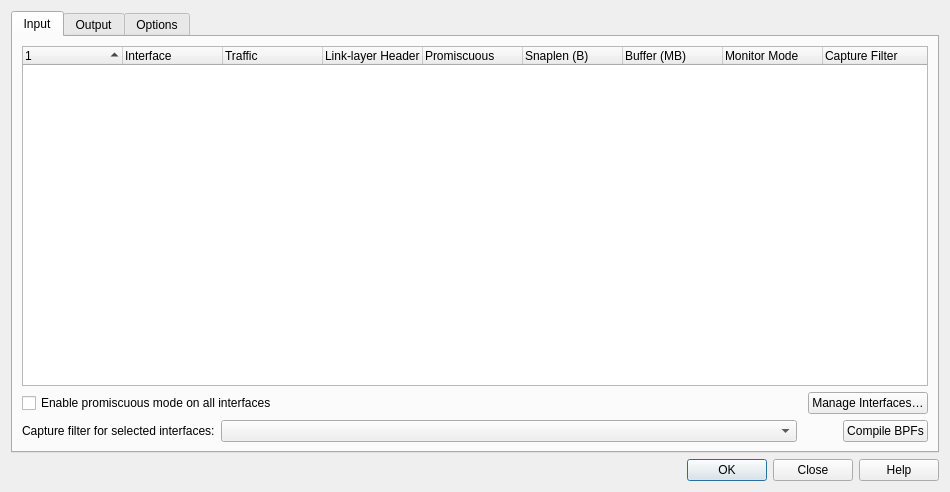
<?xml version="1.0" encoding="UTF-8"?>
<ui version="4.0">
 <class>CaptureOptionsDialog</class>
 <widget class="QDialog" name="CaptureOptionsDialog">
  <property name="geometry">
   <rect>
    <x>0</x>
    <y>0</y>
    <width>950</width>
    <height>440</height>
   </rect>
  </property>
  <layout class="QVBoxLayout" name="verticalLayout_12">
   <item>
    <widget class="QTabWidget" name="tabWidget">
     <property name="currentIndex">
      <number>0</number>
     </property>
     <widget class="QWidget" name="inputTab">
      <attribute name="title">
       <string>Input</string>
      </attribute>
      <layout class="QVBoxLayout" name="verticalLayout_2">
       <item>
        <widget class="QTreeWidget" name="interfaceTree">
         <property name="sizePolicy">
          <sizepolicy hsizetype="Expanding" vsizetype="Expanding">
           <horstretch>0</horstretch>
           <verstretch>0</verstretch>
          </sizepolicy>
         </property>
         <property name="selectionMode">
          <enum>QAbstractItemView::ExtendedSelection</enum>
         </property>
         <property name="textElideMode">
          <enum>Qt::ElideMiddle</enum>
         </property>
         <property name="sortingEnabled">
          <bool>true</bool>
         </property>
         <column>
          <property name="text">
           <string></string>
          </property>
         </column>
         <column>
          <property name="text">
           <string>Interface</string>
          </property>
         </column>
         <column>
          <property name="text">
           <string>Traffic</string>
          </property>
         </column>
         <column>
          <property name="text">
           <string>Link-layer Header</string>
          </property>
         </column>
         <column>
          <property name="text">
           <string>Promiscuous</string>
          </property>
         </column>
         <column>
          <property name="text">
           <string>Snaplen (B)</string>
          </property>
         </column>
         <column>
          <property name="text">
           <string>Buffer (MB)</string>
          </property>
         </column>
         <column>
          <property name="text">
           <string>Monitor Mode</string>
          </property>
         </column>
         <column>
          <property name="text">
           <string>Capture Filter</string>
          </property>
         </column>
        </widget>
       </item>
       <item>
        <layout class="QHBoxLayout" name="horizontalLayout">
         <item>
          <widget class="QCheckBox" name="capturePromModeCheckBox">
           <property name="toolTip">
            <string>&lt;html&gt;&lt;head/&gt;&lt;body&gt;&lt;p&gt;You probably want to enable this. Usually a network card will only capture the traffic sent to its own network address. If you want to capture all traffic that the network card can &amp;quot;see&amp;quot;, mark this option. See the FAQ for some more details of capturing packets from a switched network.&lt;/p&gt;&lt;/body&gt;&lt;/html&gt;</string>
           </property>
           <property name="text">
            <string>Enable promiscuous mode on all interfaces</string>
           </property>
          </widget>
         </item>
         <item>
          <spacer name="horizontalSpacer_2">
           <property name="orientation">
            <enum>Qt::Horizontal</enum>
           </property>
           <property name="sizeHint" stdset="0">
            <size>
             <width>40</width>
             <height>20</height>
            </size>
           </property>
          </spacer>
         </item>
         <item>
          <widget class="QPushButton" name="manageButton">
           <property name="enabled">
            <bool>true</bool>
           </property>
           <property name="toolTip">
            <string>Show and hide interfaces, add comments, and manage pipes and remote interfaces.</string>
           </property>
           <property name="text">
            <string>Manage Interfaces…</string>
           </property>
          </widget>
         </item>
        </layout>
       </item>
       <item>
        <layout class="QHBoxLayout" name="horizontalLayout_2" stretch="0,1,0,0">
         <item>
          <widget class="QLabel" name="label_4">
           <property name="text">
            <string>Capture filter for selected interfaces:</string>
           </property>
          </widget>
         </item>
         <item>
          <widget class="CaptureFilterCombo" name="captureFilterComboBox">
           <property name="sizePolicy">
            <sizepolicy hsizetype="Expanding" vsizetype="Fixed">
             <horstretch>0</horstretch>
             <verstretch>0</verstretch>
            </sizepolicy>
           </property>
          </widget>
         </item>
         <item>
          <spacer name="horizontalSpacer_4">
           <property name="orientation">
            <enum>Qt::Horizontal</enum>
           </property>
           <property name="sizeHint" stdset="0">
            <size>
             <width>40</width>
             <height>20</height>
            </size>
           </property>
          </spacer>
         </item>
         <item>
          <widget class="QPushButton" name="compileBPF">
           <property name="text">
            <string>Compile BPFs</string>
           </property>
          </widget>
         </item>
        </layout>
       </item>
      </layout>
     </widget>
     <widget class="QWidget" name="outputTab">
      <attribute name="title">
       <string>Output</string>
      </attribute>
      <layout class="QVBoxLayout" name="verticalLayout_9">
       <item>
        <widget class="QGroupBox" name="gbCaptureToFile">
         <property name="enabled">
          <bool>true</bool>
         </property>
         <property name="toolTip">
          <string>&lt;html&gt;&lt;head/&gt;&lt;body&gt;&lt;p&gt;Enter the file name to which captured data will be written. By default, a temporary file will be used.&lt;/p&gt;&lt;/body&gt;&lt;/html&gt;</string>
         </property>
         <property name="autoFillBackground">
          <bool>false</bool>
         </property>
         <property name="title">
          <string>Capture to a permanent file</string>
         </property>
         <property name="flat">
          <bool>true</bool>
         </property>
         <property name="checkable">
          <bool>false</bool>
         </property>
         <layout class="QGridLayout" name="gridLayout_3">
          <item row="0" column="0">
           <widget class="QLabel" name="label_2">
            <property name="text">
             <string>File:</string>
            </property>
           </widget>
          </item>
          <item row="0" column="1">
           <widget class="QLineEdit" name="filenameLineEdit"/>
          </item>
          <item row="0" column="2">
           <widget class="QPushButton" name="browseButton">
            <property name="text">
             <string>Browse…</string>
            </property>
           </widget>
          </item>
         </layout>
        </widget>
       </item>
       <item>
        <layout class="QHBoxLayout" name="horizontalLayout_3">
         <item>
          <widget class="QLabel" name="label">
           <property name="text">
            <string>Output format:</string>
           </property>
          </widget>
         </item>
         <item>
          <widget class="QRadioButton" name="rbPcapng">
           <property name="text">
            <string>pcapng</string>
           </property>
          </widget>
         </item>
         <item>
          <widget class="QRadioButton" name="rbPcap">
           <property name="text">
            <string>pcap</string>
           </property>
          </widget>
         </item>
         <item>
          <spacer name="horizontalSpacer_7">
           <property name="orientation">
            <enum>Qt::Horizontal</enum>
           </property>
           <property name="sizeHint" stdset="0">
            <size>
             <width>40</width>
             <height>20</height>
            </size>
           </property>
          </spacer>
         </item>
        </layout>
       </item>
       <item>
        <widget class="QGroupBox" name="gbNewFileAuto">
         <property name="toolTip">
          <string>&lt;html&gt;&lt;head/&gt;&lt;body&gt;&lt;p&gt;Instead of using a single capture file, multiple files will be created.&lt;/p&gt;&lt;p&gt;The generated file names will contain an incrementing number and the start time of the capture.&lt;/p&gt;&lt;p&gt;NOTE: If enabled, at least one of the new-file criteria MUST be selected.&lt;/p&gt;&lt;/body&gt;&lt;/html&gt;</string>
         </property>
         <property name="title">
          <string>Create a new file automatically…</string>
         </property>
         <property name="flat">
          <bool>true</bool>
         </property>
         <property name="checkable">
          <bool>true</bool>
         </property>
         <layout class="QGridLayout" name="gridLayout">
          <item row="2" column="2">
           <widget class="QComboBox" name="MBComboBox">
            <property name="toolTip">
             <string>Switch to the next file after the file size exceeds the specified file size.</string>
            </property>
            <item>
             <property name="text">
              <string>kilobytes</string>
             </property>
            </item>
            <item>
             <property name="text">
              <string>megabytes</string>
             </property>
            </item>
            <item>
             <property name="text">
              <string>gigabytes</string>
             </property>
            </item>
           </widget>
          </item>
          <item row="3" column="2">
           <widget class="QComboBox" name="SecsComboBox">
            <property name="toolTip">
             <string>Switch to the next file when the time capturing to the current file exceeds the specified time.</string>
            </property>
            <item>
             <property name="text">
              <string>seconds</string>
             </property>
            </item>
            <item>
             <property name="text">
              <string>minutes</string>
             </property>
            </item>
            <item>
             <property name="text">
              <string>hours</string>
             </property>
            </item>
           </widget>
          </item>
          <item row="0" column="3" rowspan="4">
           <spacer name="horizontalSpacer_8">
            <property name="orientation">
             <enum>Qt::Horizontal</enum>
            </property>
            <property name="sizeHint" stdset="0">
             <size>
              <width>40</width>
              <height>20</height>
             </size>
            </property>
           </spacer>
          </item>
          <item row="1" column="0">
           <widget class="QCheckBox" name="PktCheckBox">
            <property name="toolTip">
             <string>Switch to the next file after the specified number of packets have been captured.</string>
            </property>
            <property name="text">
             <string>after</string>
            </property>
           </widget>
          </item>
          <item row="1" column="2">
           <widget class="QLabel" name="PktLabel">
            <property name="text">
             <string>packets</string>
            </property>
           </widget>
          </item>
          <item row="3" column="1">
           <widget class="QSpinBox" name="SecsSpinBox">
            <property name="toolTip">
             <string>Switch to the next file when the time capturing to the current file exceeds the specified time.</string>
            </property>
            <property name="wrapping">
             <bool>true</bool>
            </property>
            <property name="buttonSymbols">
             <enum>QAbstractSpinBox::PlusMinus</enum>
            </property>
            <property name="minimum">
             <number>1</number>
            </property>
            <property name="maximum">
             <number>1000000</number>
            </property>
            <property name="value">
             <number>1</number>
            </property>
           </widget>
          </item>
          <item row="1" column="1">
           <widget class="QSpinBox" name="PktSpinBox">
            <property name="toolTip">
             <string>Switch to the next file after the specified number of packets have been captured.</string>
            </property>
            <property name="buttonSymbols">
             <enum>QAbstractSpinBox::PlusMinus</enum>
            </property>
            <property name="maximum">
             <number>2147483647</number>
            </property>
            <property name="value">
             <number>100000</number>
            </property>
           </widget>
          </item>
          <item row="2" column="0">
           <widget class="QCheckBox" name="MBCheckBox">
            <property name="toolTip">
             <string>Switch to the next file after the file size exceeds the specified file size.</string>
            </property>
            <property name="text">
             <string>after</string>
            </property>
           </widget>
          </item>
          <item row="4" column="2">
           <widget class="QComboBox" name="IntervalSecsComboBox">
            <property name="toolTip">
             <string>Switch to the next file when the (wall clock) time is an even multiple of the specified interval.
For example, use 1 hour to have a new file created every hour on the hour.</string>
            </property>
            <property name="currentIndex">
             <number>2</number>
            </property>
            <item>
             <property name="text">
              <string>seconds</string>
             </property>
            </item>
            <item>
             <property name="text">
              <string>minutes</string>
             </property>
            </item>
            <item>
             <property name="text">
              <string>hours</string>
             </property>
            </item>
           </widget>
          </item>
          <item row="2" column="1">
           <widget class="QSpinBox" name="MBSpinBox">
            <property name="toolTip">
             <string>Switch to the next file after the file size exceeds the specified file size.</string>
            </property>
            <property name="wrapping">
             <bool>true</bool>
            </property>
            <property name="buttonSymbols">
             <enum>QAbstractSpinBox::PlusMinus</enum>
            </property>
            <property name="minimum">
             <number>1</number>
            </property>
            <property name="maximum">
             <number>1000000</number>
            </property>
            <property name="value">
             <number>1</number>
            </property>
           </widget>
          </item>
          <item row="3" column="0">
           <widget class="QCheckBox" name="SecsCheckBox">
            <property name="toolTip">
             <string>Switch to the next file when the time capturing to the current file exceeds the specified time.</string>
            </property>
            <property name="text">
             <string>after</string>
            </property>
           </widget>
          </item>
          <item row="4" column="0">
           <widget class="QCheckBox" name="IntervalSecsCheckBox">
            <property name="toolTip">
             <string>Switch to the next file when the (wall clock) time is an even multiple of the specified interval.
For example, use 1 hour to have a new file created every hour on the hour.</string>
            </property>
            <property name="text">
             <string>when time is a multiple of</string>
            </property>
           </widget>
          </item>
          <item row="4" column="1">
           <widget class="QSpinBox" name="IntervalSecsSpinBox">
            <property name="toolTip">
             <string>Switch to the next file when the (wall clock) time is an even multiple of the specified interval.
For example, use 1 hour to have a new file created every hour on the hour.</string>
            </property>
            <property name="wrapping">
             <bool>true</bool>
            </property>
            <property name="buttonSymbols">
             <enum>QAbstractSpinBox::PlusMinus</enum>
            </property>
            <property name="minimum">
             <number>1</number>
            </property>
            <property name="maximum">
             <number>1000000</number>
            </property>
            <property name="value">
             <number>1</number>
            </property>
           </widget>
          </item>
          <item row="5" column="0">
           <widget class="QGroupBox" name="gbCompression">
            <property name="title">
             <string>compression</string>
            </property>
            <layout class="QVBoxLayout" name="verticalLayout_5">
             <item>
              <widget class="QRadioButton" name="rbCompressionNone">
               <property name="text">
                <string>None</string>
               </property>
               <attribute name="buttonGroup">
                <string notr="true">buttonGroup</string>
               </attribute>
              </widget>
             </item>
             <item>
              <widget class="QRadioButton" name="rbCompressionGzip">
               <property name="text">
                <string>gzip</string>
               </property>
               <attribute name="buttonGroup">
                <string notr="true">buttonGroup</string>
               </attribute>
              </widget>
             </item>
            </layout>
           </widget>
          </item>
         </layout>
        </widget>
       </item>
       <item>
        <layout class="QHBoxLayout" name="horizontalLayout_4">
         <item>
          <widget class="QCheckBox" name="RbCheckBox">
           <property name="toolTip">
            <string>&lt;html&gt;&lt;head/&gt;&lt;body&gt;&lt;p&gt;After capturing has switched to the next file and the given number of files has exceeded, the oldest file will be removed.&lt;/p&gt;&lt;/body&gt;&lt;/html&gt;</string>
           </property>
           <property name="text">
            <string>Use a ring buffer with </string>
           </property>
          </widget>
         </item>
         <item>
          <widget class="QSpinBox" name="RbSpinBox">
           <property name="wrapping">
            <bool>true</bool>
           </property>
           <property name="minimum">
            <number>2</number>
           </property>
           <property name="maximum">
            <number>65535</number>
           </property>
           <property name="value">
            <number>2</number>
           </property>
          </widget>
         </item>
         <item>
          <widget class="QLabel" name="label_3">
           <property name="text">
            <string>files</string>
           </property>
          </widget>
         </item>
         <item>
          <spacer name="horizontalSpacer_9">
           <property name="orientation">
            <enum>Qt::Horizontal</enum>
           </property>
           <property name="sizeHint" stdset="0">
            <size>
             <width>40</width>
             <height>20</height>
            </size>
           </property>
          </spacer>
         </item>
        </layout>
       </item>
       <item>
        <spacer name="verticalSpacer_2">
         <property name="orientation">
          <enum>Qt::Vertical</enum>
         </property>
         <property name="sizeHint" stdset="0">
          <size>
           <width>20</width>
           <height>40</height>
          </size>
         </property>
        </spacer>
       </item>
      </layout>
      <zorder>gbNewFileAuto</zorder>
      <zorder>gbCaptureToFile</zorder>
     </widget>
     <widget class="QWidget" name="optionsTab">
      <attribute name="title">
       <string>Options</string>
      </attribute>
      <layout class="QFormLayout" name="formLayout">
       <item row="0" column="0">
        <layout class="QHBoxLayout" name="horizontalLayout_8">
         <item>
          <widget class="QGroupBox" name="groupBox">
           <property name="title">
            <string>Display Options</string>
           </property>
           <property name="flat">
            <bool>true</bool>
           </property>
           <layout class="QVBoxLayout" name="verticalLayout">
            <item>
             <widget class="QCheckBox" name="cbUpdatePacketsRT">
              <property name="toolTip">
               <string>&lt;html&gt;&lt;head/&gt;&lt;body&gt;&lt;p&gt;Using this option will show the captured packets immediately on the main screen. Please note: this will slow down capturing, so increased packet drops might appear.&lt;/p&gt;&lt;/body&gt;&lt;/html&gt;</string>
              </property>
              <property name="text">
               <string>Update list of packets in real-time</string>
              </property>
             </widget>
            </item>
            <item>
             <widget class="QCheckBox" name="cbAutoScroll">
              <property name="toolTip">
               <string>&lt;html&gt;&lt;head/&gt;&lt;body&gt;&lt;p&gt;This will scroll the &amp;quot;Packet List&amp;quot; automatically to the latest captured packet, when the &amp;quot;Update list of packets in real-time&amp;quot; option is used.&lt;/p&gt;&lt;/body&gt;&lt;/html&gt;</string>
              </property>
              <property name="text">
               <string>Automatically scroll during live capture</string>
              </property>
             </widget>
            </item>
            <item>
             <widget class="QCheckBox" name="cbExtraCaptureInfo">
              <property name="toolTip">
               <string>&lt;html&gt;&lt;head/&gt;&lt;body&gt;&lt;p&gt;Show the capture info dialog while capturing.&lt;/p&gt;&lt;/body&gt;&lt;/html&gt;</string>
              </property>
              <property name="text">
               <string>Show capture information during live capture</string>
              </property>
             </widget>
            </item>
            <item>
             <spacer name="horizontalSpacer_3">
              <property name="orientation">
               <enum>Qt::Horizontal</enum>
              </property>
              <property name="sizeHint" stdset="0">
               <size>
                <width>40</width>
                <height>20</height>
               </size>
              </property>
             </spacer>
            </item>
           </layout>
          </widget>
         </item>
         <item>
          <widget class="QGroupBox" name="groupBox_2">
           <property name="title">
            <string>Name Resolution</string>
           </property>
           <property name="flat">
            <bool>true</bool>
           </property>
           <layout class="QVBoxLayout" name="verticalLayout_3">
            <item>
             <widget class="QCheckBox" name="cbResolveMacAddresses">
              <property name="toolTip">
               <string>Perform MAC layer name resolution while capturing.</string>
              </property>
              <property name="text">
               <string>Resolve MAC addresses</string>
              </property>
             </widget>
            </item>
            <item>
             <widget class="QCheckBox" name="cbResolveNetworkNames">
              <property name="toolTip">
               <string>&lt;html&gt;&lt;head/&gt;&lt;body&gt;&lt;p&gt;Perform network layer name resolution while capturing.&lt;/p&gt;&lt;/body&gt;&lt;/html&gt;</string>
              </property>
              <property name="text">
               <string>Resolve network names</string>
              </property>
             </widget>
            </item>
            <item>
             <widget class="QCheckBox" name="cbResolveTransportNames">
              <property name="toolTip">
               <string>Perform transport layer name resolution while capturing.</string>
              </property>
              <property name="text">
               <string>Resolve transport names</string>
              </property>
             </widget>
            </item>
            <item>
             <spacer name="horizontalSpacer_5">
              <property name="orientation">
               <enum>Qt::Horizontal</enum>
              </property>
              <property name="sizeHint" stdset="0">
               <size>
                <width>40</width>
                <height>20</height>
               </size>
              </property>
             </spacer>
            </item>
           </layout>
          </widget>
         </item>
        </layout>
       </item>
       <item row="1" column="0">
        <widget class="QGroupBox" name="gbStopCaptureAuto">
         <property name="enabled">
          <bool>true</bool>
         </property>
         <property name="title">
          <string>Stop capture automatically after…</string>
         </property>
         <property name="flat">
          <bool>true</bool>
         </property>
         <layout class="QGridLayout" name="gridLayout_2">
          <item row="0" column="3" rowspan="4">
           <spacer name="horizontalSpacer">
            <property name="orientation">
             <enum>Qt::Horizontal</enum>
            </property>
            <property name="sizeHint" stdset="0">
             <size>
              <width>40</width>
              <height>20</height>
             </size>
            </property>
           </spacer>
          </item>
          <item row="0" column="0">
           <widget class="QCheckBox" name="stopPktCheckBox">
            <property name="toolTip">
             <string>&lt;html&gt;&lt;head/&gt;&lt;body&gt;&lt;p&gt;Stop capturing after the specified number of packets have been captured.&lt;/p&gt;&lt;/body&gt;&lt;/html&gt;</string>
            </property>
            <property name="text">
             <string/>
            </property>
           </widget>
          </item>
          <item row="0" column="1">
           <widget class="QSpinBox" name="stopPktSpinBox">
            <property name="sizePolicy">
             <sizepolicy hsizetype="Minimum" vsizetype="Fixed">
              <horstretch>0</horstretch>
              <verstretch>0</verstretch>
             </sizepolicy>
            </property>
            <property name="toolTip">
             <string>Stop capturing after the specified number of packets have been captured.</string>
            </property>
            <property name="buttonSymbols">
             <enum>QAbstractSpinBox::PlusMinus</enum>
            </property>
            <property name="maximum">
             <number>2147483647</number>
            </property>
            <property name="value">
             <number>1</number>
            </property>
           </widget>
          </item>
          <item row="0" column="2">
           <widget class="QLabel" name="label_7">
            <property name="text">
             <string>packets</string>
            </property>
           </widget>
          </item>
          <item row="1" column="0">
           <widget class="QCheckBox" name="stopFilesCheckBox">
            <property name="toolTip">
             <string>&lt;html&gt;&lt;head/&gt;&lt;body&gt;&lt;p&gt;Stop capturing after the specified number of files have been created.&lt;/p&gt;&lt;/body&gt;&lt;/html&gt;</string>
            </property>
            <property name="text">
             <string/>
            </property>
           </widget>
          </item>
          <item row="1" column="1">
           <widget class="QSpinBox" name="stopFilesSpinBox">
            <property name="sizePolicy">
             <sizepolicy hsizetype="Minimum" vsizetype="Fixed">
              <horstretch>0</horstretch>
              <verstretch>0</verstretch>
             </sizepolicy>
            </property>
            <property name="toolTip">
             <string>Stop capturing after the specified number of packets have been captured.</string>
            </property>
            <property name="buttonSymbols">
             <enum>QAbstractSpinBox::PlusMinus</enum>
            </property>
            <property name="maximum">
             <number>2147483647</number>
            </property>
            <property name="value">
             <number>1</number>
            </property>
           </widget>
          </item>
          <item row="1" column="2">
           <widget class="QLabel" name="label_8">
            <property name="text">
             <string>files</string>
            </property>
           </widget>
          </item>
          <item row="2" column="0">
           <widget class="QCheckBox" name="stopMBCheckBox">
            <property name="toolTip">
             <string>&lt;html&gt;&lt;head/&gt;&lt;body&gt;&lt;p&gt;Stop capturing after the specified amount of data has been captured.&lt;/p&gt;&lt;/body&gt;&lt;/html&gt;</string>
            </property>
            <property name="text">
             <string/>
            </property>
           </widget>
          </item>
          <item row="2" column="1">
           <widget class="QSpinBox" name="stopMBSpinBox">
            <property name="toolTip">
             <string>Stop capturing after the specified amount of data has been captured.</string>
            </property>
            <property name="buttonSymbols">
             <enum>QAbstractSpinBox::PlusMinus</enum>
            </property>
            <property name="maximum">
             <number>2147483647</number>
            </property>
            <property name="value">
             <number>1</number>
            </property>
           </widget>
          </item>
          <item row="2" column="2">
           <widget class="QComboBox" name="stopMBComboBox">
            <property name="toolTip">
             <string>Stop capturing after the specified amount of data has been captured.</string>
            </property>
            <item>
             <property name="text">
              <string>kilobytes</string>
             </property>
            </item>
            <item>
             <property name="text">
              <string>megabytes</string>
             </property>
            </item>
            <item>
             <property name="text">
              <string>gigabytes</string>
             </property>
            </item>
           </widget>
          </item>
          <item row="3" column="0">
           <widget class="QCheckBox" name="stopSecsCheckBox">
            <property name="toolTip">
             <string>Stop capturing after the specified amount of time has passed.</string>
            </property>
            <property name="text">
             <string/>
            </property>
           </widget>
          </item>
          <item row="3" column="1">
           <widget class="QSpinBox" name="stopSecsSpinBox">
            <property name="toolTip">
             <string>Stop capturing after the specified amount of time has passed.</string>
            </property>
            <property name="buttonSymbols">
             <enum>QAbstractSpinBox::PlusMinus</enum>
            </property>
            <property name="maximum">
             <number>2147483647</number>
            </property>
            <property name="value">
             <number>1</number>
            </property>
           </widget>
          </item>
          <item row="3" column="2">
           <widget class="QComboBox" name="stopSecsComboBox">
            <property name="toolTip">
             <string>Stop capturing after the specified amount of time has passed.</string>
            </property>
            <item>
             <property name="text">
              <string>seconds</string>
             </property>
            </item>
            <item>
             <property name="text">
              <string>minutes</string>
             </property>
            </item>
            <item>
             <property name="text">
              <string>hours</string>
             </property>
            </item>
           </widget>
          </item>
          <item row="4" column="1">
           <widget class="QSpinBox" name="stopDisplayedPacketsSpinBox">
            <property name="sizePolicy">
             <sizepolicy hsizetype="Minimum" vsizetype="Fixed">
              <horstretch>0</horstretch>
              <verstretch>0</verstretch>
             </sizepolicy>
            </property>
            <property name="toolTip">
             <string>Stop capturing after the specified number of packets have been displayed in the main GUI window.</string>
            </property>
            <property name="buttonSymbols">
             <enum>QAbstractSpinBox::PlusMinus</enum>
            </property>
            <property name="maximum">
             <number>2147483647</number>
            </property>
            <property name="value">
             <number>1</number>
            </property>
           </widget>
          </item>
          <item row="4" column="2">
           <widget class="QLabel" name="label_9">
            <property name="text">
             <string>packets displayed in main GUI window</string>
            </property>
           </widget>
          </item>
          <item row="4" column="0">
           <widget class="QCheckBox" name="stopDisplayedPacketsCheckBox">
            <property name="toolTip">
             <string>&lt;html&gt;&lt;head/&gt;&lt;body&gt;&lt;p&gt;Stop capturing after the specified number of display filter matches have been found.&lt;/p&gt;&lt;/body&gt;&lt;/html&gt;</string>
            </property>
            <property name="text">
             <string/>
            </property>
           </widget>
          </item>
         </layout>
        </widget>
       </item>
       <item row="2" column="0">
        <widget class="QGroupBox" name="gbTempDir">
         <property name="enabled">
          <bool>true</bool>
         </property>
         <property name="toolTip">
          <string>&lt;html&gt;&lt;head/&gt;&lt;body&gt;&lt;p&gt;Optionally specify a temporary directory for unnamed capture files.&lt;/p&gt;&lt;/body&gt;&lt;/html&gt;</string>
         </property>
         <property name="autoFillBackground">
          <bool>false</bool>
         </property>
         <property name="title">
          <string>Directory for temporary files</string>
         </property>
         <property name="flat">
          <bool>true</bool>
         </property>
         <property name="checkable">
          <bool>false</bool>
         </property>
         <layout class="QGridLayout" name="gridLayout_4">
          <item row="0" column="0">
           <widget class="QLineEdit" name="tempDirLineEdit"/>
          </item>
          <item row="0" column="1">
           <widget class="QPushButton" name="tempDirBrowseButton">
            <property name="text">
             <string>Browse…</string>
            </property>
           </widget>
          </item>
         </layout>
        </widget>
       </item>
       <item row="3" column="0">
        <spacer name="verticalSpacer_3">
         <property name="orientation">
          <enum>Qt::Vertical</enum>
         </property>
         <property name="sizeHint" stdset="0">
          <size>
           <width>20</width>
           <height>40</height>
          </size>
         </property>
        </spacer>
       </item>
      </layout>
     </widget>
    </widget>
   </item>
   <item>
    <widget class="QDialogButtonBox" name="buttonBox">
     <property name="standardButtons">
      <set>QDialogButtonBox::Close|QDialogButtonBox::Help|QDialogButtonBox::Ok</set>
     </property>
    </widget>
   </item>
  </layout>
 </widget>
 <customwidgets>
  <customwidget>
   <class>CaptureFilterCombo</class>
   <extends>QComboBox</extends>
   <header>widgets/capture_filter_combo.h</header>
  </customwidget>
 </customwidgets>
 <resources/>
 <connections/>
 <buttongroups>
  <buttongroup name="buttonGroup"/>
 </buttongroups>
</ui>
